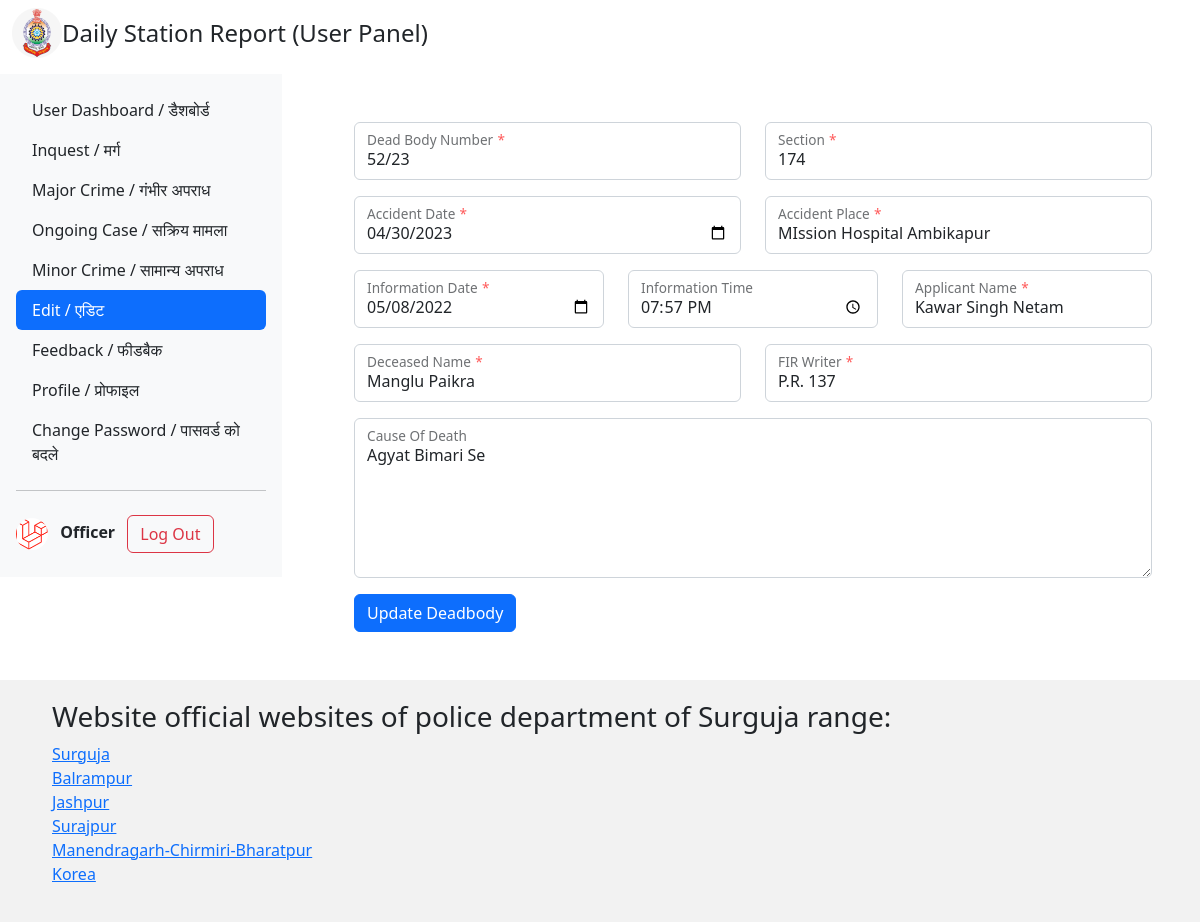
Screenshot of /temp/deadbodyupdate.php?dbid=1 (signed in) with the database file from the repository.
### tables this page shows
CREATE TABLE `dead_bodies` (
  `dbid` int(11) NOT NULL,
  `updated_by` varchar(255) NOT NULL,
  `created_at` timestamp NOT NULL DEFAULT current_timestamp(),
  `updated_at` timestamp NOT NULL DEFAULT current_timestamp(),
  `status` int(1) NOT NULL,
  `district` varchar(255) NOT NULL,
  `sub_division` varchar(255) NOT NULL,
  `police_station` varchar(255) NOT NULL,
  `dead_body_number` varchar(255) NOT NULL,
  `penal_code` varchar(255) NOT NULL,
  `accident_date` date NOT NULL,
  `accident_time` time NOT NULL,
  `accident_place` varchar(255) NOT NULL,
  `information_date` date NOT NULL,
  `information_time` time NOT NULL,
  `applicant_name` varchar(255) NOT NULL,
  `deceased_name` varchar(255) NOT NULL,
  `fir_writer` varchar(255) NOT NULL,
  `cause_of_death` text NOT NULL,
  `disposal_date` date DEFAULT NULL
);

### temp/deadbodyupdate.php (the view, shortened to what this page needs)
<?php
require "../api/functions.php";
$dbid = mysqli_real_escape_string($con, $_GET['dbid']);
$stmt = mysqli_prepare($con, "SELECT * FROM dead_bodies WHERE dbid=?");
mysqli_stmt_bind_param($stmt, "i", $dbid);
mysqli_stmt_execute($stmt);
$query_run = mysqli_stmt_get_result($stmt);
$data = mysqli_fetch_array($query_run);
?>
<header>
    <?php include('user_header.php'); ?>
</header>
<main>
    <div class="row">
        <div class="side-bar col-md-3 col-sm-5">
            <div class="d-flex flex-column flex-shrink-0 p-3 bg-light">
                <ul class="nav nav-pills flex-column mb-auto">
                    <li class="nav-item">
                        <a href="user.php" class="nav-link link-dark" aria-current="page">
                            User Dashboard / डैशबोर्ड
                        </a>
                    </li>
                    <li>
                        <a href="dead_body_form.php" class="nav-link link-dark">
                              Inquest / मर्ग
                        </a>
                    </li>
                    <li>
                        <a href="major_crime_form.php" class="nav-link link-dark">
                            Major Crime / गंभीर अपराध
                        </a>
                    </li>
                    <li>
                        <a href="ongoing_case_form.php" class="nav-link link-dark">
                            Ongoing Case / सक्रिय मामला
                        </a>
                    </li>
                    <li>
                        <a href="minor_crime_form.php" class="nav-link link-dark">
                            Minor Crime / सामान्य अपराध
                        </a>
                    </li>
                    <li>
                        <a class="nav-link active" href="edit.php">
                            Edit / एडिट
                        </a>
                    </li>
                    <li>
                        <a class="nav-link link-dark" href="feedback.php">
                            Feedback / फीडबैक
                        </a>
                    </li>
                    <li>
                        <a href="profile.php" class="nav-link link-dark">
                            Profile / प्रोफाइल
                        </a>
                    </li>
                    <li>
                        <a href="change_password.php" class="nav-link link-dark">
                            Change Password / पासवर्ड को बदले
                        </a>
                    </li>
                </ul>
                <hr>
                <div class="profile">
                    <img src="../uploads/<?= $_SESSION['user-data']['user_type']; ?>/<?= $_SESSION['user-data']['profile_photo_path']; ?>" alt="Profile Pic" width="32" height="32" class="rounded-circle me-2">
                    <strong>
                        <?= $_SESSION['user-data']['officer_name']; ?>
                    </strong>
                    <a href="../auth/logout.php" class="btn btn-outline-danger m-2" name="logout">Log Out</a>
                </div>
            </div>
        </div>
        <div class="main-content col-md-9 col-sm-7">
            <form action="deadbodyupdate.php" method="post">
                <div class="container px-5 my-5">
                    <div class="row">
                        <div class="col-md-6 col-lg-6 col-sm-12">
                            <div class="form-floating mb-3">
                                <input class="form-control" id="diedBodyNumber" type="text" placeholder="Died Body Number" name="dead_body_number" required value="<?= $data['dead_body_number']; ?>" />
                                <label for="diedBodyNumber">Dead Body Number<span class="required-star">*</span></label>
                            </div>
                        </div>
                        <div class="col-md-6 col-lg-6 col-sm-12">
                            <div class="form-floating mb-3">
                                <input class="form-control" id="section" type="text" placeholder="Section" name="penal_code" required value="<?= $data['penal_code']; ?>" />
                                <label for="section">Section<span class="required-star">*</span></label>
                            </div>
                        </div>
                    </div>
                    <div class="row">
                        <div class="col-md-6 col-lg-6 col-sm-12">
                            <div class="form-floating mb-3">
                                <input class="form-control" id="accidentDate" type="date" placeholder="Accident Date" name="accident_date" required value="<?= $data['accident_date']; ?>" />
                                <label for="accidentDate">Accident Date<span class="required-star">*</span></label>
                            </div>
                        </div>
                        <div class="col-md-6 col-lg-6 col-sm-12">
                            <div class="form-floating mb-3">
                                <input class="form-control" id="accidentPlace" type="text" placeholder="Accident Place" name="accident_place" required value="<?= $data['accident_place']; ?>" />
                                <label for="accidentPlace">Accident Place<span class="required-star">*</span></label>
                            </div>
                        </div>
                    </div>
                    <div class="row">
                        <div class="col-md-4 col-lg-4 col-sm-12">
                            <div class="form-floating mb-3">
                                <input class="form-control" id="informationDate" type="date" placeholder="Information Date" name="information_date" required value="<?= $data['information_date']; ?>" />
                                <label for="informationDate">Information Date<span class="required-star">*</span></label>
                            </div>
                        </div>
                        <div class="col-md-4 col-lg-4 col-sm-12">
                            <div class="form-floating mb-3">
                                <input class="form-control" id="informationTime" type="time" placeholder="Information Time" name="information_time" value="<?= $data['information_time']; ?>" />
                                <label for="informationTime">Information Time</label>
                            </div>
                        </div>
                        <div class="col-md-4 col-lg-4 col-sm-12">
                            <div class="form-floating mb-3">
                                <input class="form-control" id="applicant" type="text" placeholder="Applicant Name" name="applicant_name" required value="<?= $data['applicant_name']; ?>" />
                                <label for="applicantName">Applicant Name<span class="required-star">*</span></label>
                            </div>
                        </div>
                    </div>
                    <div class="row">
                        <div class="col-md-6 col-lg-6 col-sm-12">
                            <div class="form-floating mb-3">
                                <input class="form-control" id="deceased" type="text" placeholder="Deceased" name="deceased_name" required value="<?= $data['deceased_name']; ?>" />
                                <label for="deceasedName">Deceased Name<span class="required-star">*</span></label>
                            </div>
                        </div>
                        <div class="col-md-6 col-lg-6 col-sm-12">
                            <div class="form-floating mb-3">
                                <input class="form-control" id="firWriter" type="text" placeholder="FIR Writter" name="fir_writer" required value="<?= $data['fir_writer']; ?>" />
                                <label for="firWriter">FIR Writer<span class="required-star">*</span></label>
                            </div>
                        </div>
                    </div>
                    <div class="row">
                        <div class="col-12">
                            <div class="form-floating mb-3">
                                <textarea class="form-control" id="causeOfDeath" type="text" placeholder="Cause Of Death" style="height: 10rem;" name="cause_of_death"><?= $data['cause_of_death']; ?></textarea>
                                <label for="causeOfDeath">Cause Of Death</label>
                            </div>
                        </div>
                    </div>
                    <div class="row">
                        <div class="col-md-6 col-lg-6 col-sm-12 float-end">
                            <button type="submit" name="update_deadbody" class="btn btn-primary">Update
                                Deadbody</button>
                        </div>
                    </div>
                </div>
            </form>
        </div>
    </div>
</main>
<?php include('../footer.php'); ?>
</body>
</html>

### user/user_header.php (style rules this page uses)
.required-star { color: red; margin-left: 5px; }

### rows the page displays
dead_bodies: dead_body_number "52/23", penal_code "174", accident_date "04/30/2023", accident_place "MIssion Hospital Ambikapur", information_date "05/08/2022", information_time "19:57:00", applicant_name "Kawar Singh Netam", deceased_name "Manglu Paikra", fir_writer "P.R. 137", cause_of_death "Agyat Bimari Se"

### other values shown
$_SESSION['user-data']['officer_name'] "Officer"
